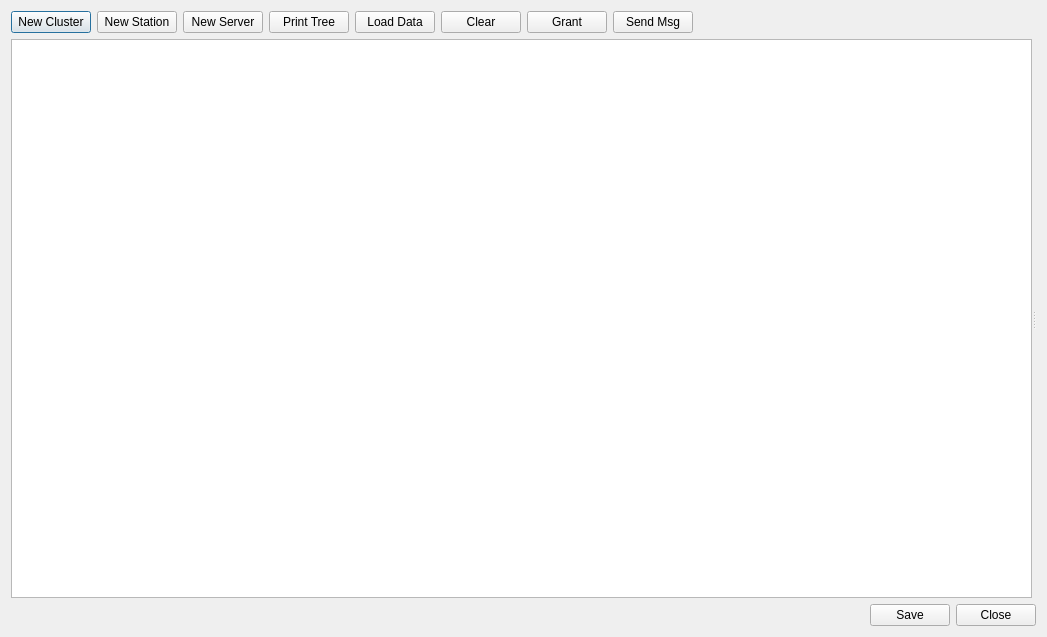
<?xml version="1.0" encoding="UTF-8"?>
<ui version="4.0">
 <class>ClusterManagerDlg</class>
 <widget class="QDialog" name="ClusterManagerDlg">
  <property name="geometry">
   <rect>
    <x>0</x>
    <y>0</y>
    <width>1047</width>
    <height>637</height>
   </rect>
  </property>
  <property name="sizePolicy">
   <sizepolicy hsizetype="Expanding" vsizetype="Expanding">
    <horstretch>0</horstretch>
    <verstretch>0</verstretch>
   </sizepolicy>
  </property>
  <property name="windowTitle">
   <string>Dialog</string>
  </property>
  <layout class="QVBoxLayout" name="verticalLayout_3" stretch="0,1,0">
   <item>
    <layout class="QHBoxLayout" name="horizontalLayout">
     <item>
      <widget class="QPushButton" name="btnNewCluster">
       <property name="text">
        <string>New Cluster</string>
       </property>
      </widget>
     </item>
     <item>
      <widget class="QPushButton" name="btnNewStation">
       <property name="text">
        <string>New Station</string>
       </property>
      </widget>
     </item>
     <item>
      <widget class="QPushButton" name="btnNewAudioServer">
       <property name="text">
        <string>New Server</string>
       </property>
      </widget>
     </item>
     <item>
      <widget class="QPushButton" name="btnPrintTree">
       <property name="text">
        <string>Print Tree</string>
       </property>
      </widget>
     </item>
     <item>
      <widget class="QPushButton" name="btnTest">
       <property name="text">
        <string>Load Data</string>
       </property>
      </widget>
     </item>
     <item>
      <widget class="QPushButton" name="btnClear">
       <property name="text">
        <string>Clear</string>
       </property>
      </widget>
     </item>
     <item>
      <widget class="QPushButton" name="btnGrant">
       <property name="text">
        <string>Grant</string>
       </property>
      </widget>
     </item>
     <item>
      <widget class="QPushButton" name="btnSend">
       <property name="text">
        <string>Send Msg</string>
       </property>
      </widget>
     </item>
     <item>
      <spacer name="horizontalSpacer_2">
       <property name="orientation">
        <enum>Qt::Horizontal</enum>
       </property>
       <property name="sizeHint" stdset="0">
        <size>
         <width>40</width>
         <height>20</height>
        </size>
       </property>
      </spacer>
     </item>
    </layout>
   </item>
   <item>
    <widget class="QSplitter" name="splitter">
     <property name="orientation">
      <enum>Qt::Horizontal</enum>
     </property>
     <widget class="QWidget" name="verticalLayoutWidget">
      <layout class="QVBoxLayout" name="verticalLayout">
       <item>
        <widget class="QTreeWidget" name="treeWidget">
         <attribute name="headerVisible">
          <bool>false</bool>
         </attribute>
         <column>
          <property name="text">
           <string notr="true">1</string>
          </property>
         </column>
        </widget>
       </item>
      </layout>
     </widget>
     <widget class="QWidget" name="verticalLayoutWidget_2">
      <layout class="QVBoxLayout" name="verticalLayout_2">
       <item>
        <widget class="QStackedWidget" name="stackedWidget">
         <widget class="QWidget" name="page"/>
         <widget class="QWidget" name="page_2"/>
        </widget>
       </item>
      </layout>
     </widget>
    </widget>
   </item>
   <item>
    <layout class="QHBoxLayout" name="horizontalLayout_2">
     <item>
      <spacer name="horizontalSpacer">
       <property name="orientation">
        <enum>Qt::Horizontal</enum>
       </property>
       <property name="sizeHint" stdset="0">
        <size>
         <width>40</width>
         <height>20</height>
        </size>
       </property>
      </spacer>
     </item>
     <item>
      <widget class="QPushButton" name="btnSave">
       <property name="text">
        <string>Save</string>
       </property>
      </widget>
     </item>
     <item>
      <widget class="QPushButton" name="btnClose">
       <property name="text">
        <string>Close</string>
       </property>
      </widget>
     </item>
    </layout>
   </item>
  </layout>
 </widget>
 <resources/>
 <connections/>
</ui>
